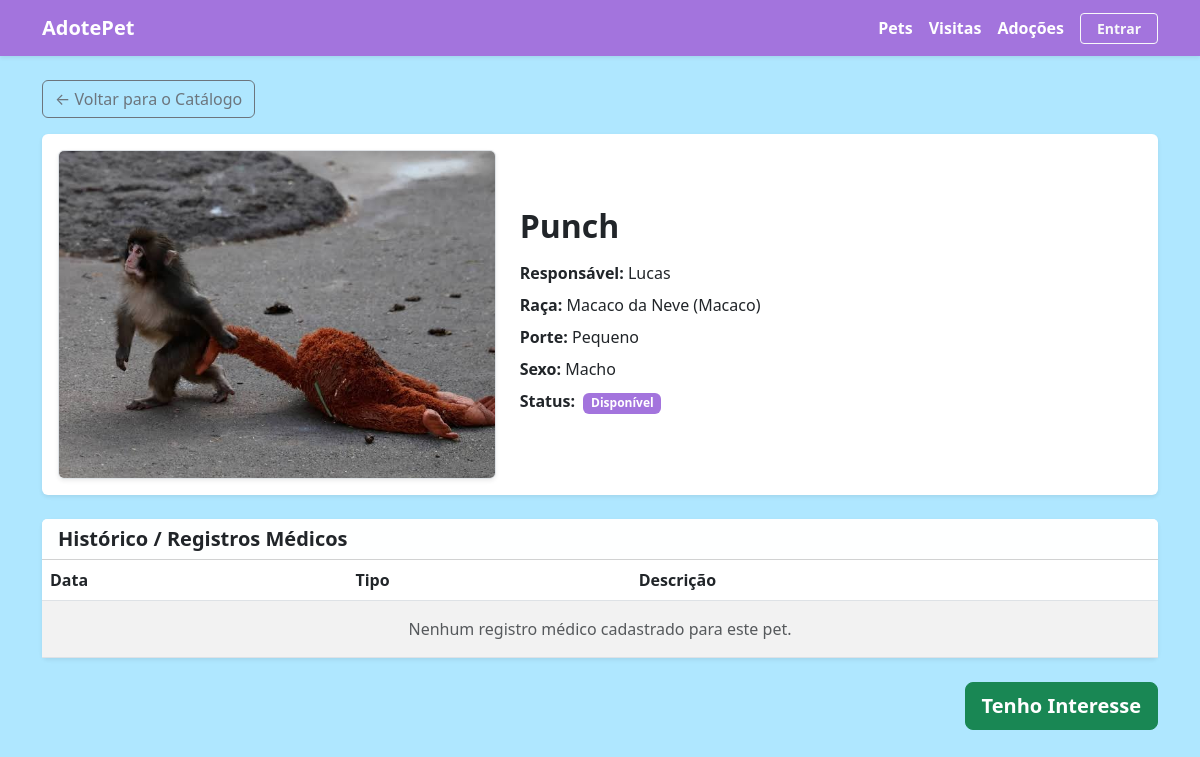
The app's page /pets/107/ with its own data.
### pets/models.py (models this page shows, shortened)
class Pet(models.Model):
    nome= models.CharField(max_length=100)
    cor = models.CharField(max_length=50)
    data_nascimento = models.DateField(null=True, blank=True)
    sexo = models.CharField(max_length=1, choices=SEXOS)
    porte = models.CharField(max_length=1, choices=PORTES)
    peso = models.DecimalField(max_digits=5,decimal_places=2, null=True, blank=True)
    status = models.CharField(max_length=1, choices=STATUS_ADOÇAO, default='D')
    raca = models.ForeignKey(Raca, on_delete=models.PROTECT, related_name="pets")
    responsavel = models.ForeignKey(settings.AUTH_USER_MODEL, on_delete=models.PROTECT, related_name="pets")
    foto = models.ImageField(upload_to='pets/', null= True, blank=True)  # Definido assim temporariamente
    class Meta:
            verbose_name= "Pet"
            verbose_name_plural= "Pets"
            ordering= ["nome"]

class Raca(models.Model):
    nome=models.CharField(max_length=100)
    especie = models.ForeignKey(
        Especie,on_delete=models.CASCADE,related_name="racas"
    )
    class Meta:
        verbose_name="Raça"
        verbose_name_plural="Raças"
        ordering=["nome"]
        unique_together=("nome","especie")
    def __str__(self):
        return f"{self.nome} ({self.especie.nome})"

class Especie(models.Model):
    nome =models.CharField(max_length=100, unique=True)
    class Meta:
        verbose_name= "Espécie"
        verbose_name_plural= "Espécies"
        ordering = ["nome"]

### usuarios/models.py (models this page shows)
class Usuario(AbstractUser):
    tipo_usuario = models.CharField(max_length=1, choices=TIPOS_USUARIO, default='A')
    telefone = models.CharField(max_length=20)

### pets/views.py (the view)
# urls.py: path('<int:pk>/', views.detalhe_pet, name='detalhe_pet'),
def detalhe_pet(request, pk):
    pet = get_object_or_404(Pet, pk=pk)
    r_medicos = RegistroMedico.objects.filter(pet=pet)
    pode_gerenciar = False
    if request.user.is_authenticated:
        pode_gerenciar = (request.user.tipo_usuario == 'R' and pet.responsavel_id == request.user.pk) or request.user.is_staff
    context = {
        'pet': pet,
        'registros_medicos': r_medicos,
        'pode_gerenciar': pode_gerenciar
    }
    return render(request, 'pets/detalhe_pet.html', context)

### pets/templates/pets/detalhe_pet.html (shortened to what this page needs)
{% extends 'base.html' %}
{% block content %}
<a href="{% url 'lista_pets' %}" class="btn btn-outline-secondary mb-3">&larr; Voltar para o Catálogo</a>
<div class="card shadow-sm border-0 mb-4">
  <div class="card-body">
    <div class="row align-items-center">
      <div class="col-md-5 mb-3 mb-md-0 text-center">
        {% if pet.foto %}
          <img src="{{ pet.foto.url }}"
               class="img-fluid rounded shadow-sm border"
               alt="{{ pet.nome }}"
               style="max-height: 350px; width: 100%; object-fit: cover; object-position: center;">
        {% else %}
          <div class="bg-secondary text-white rounded d-flex align-items-center justify-content-center shadow-sm" style="height: 280px;">
            <span>Sem Foto Disponível</span>
          </div>
        {% endif %}
      </div>
      <div class="col-md-7">
        <h2 class="fw-bold text-dark mb-3">{{ pet.nome }}</h2>
        <div class="mb-2">
          <strong>Responsável:</strong> {{ pet.responsavel|default:"ONG / Protetor" }}
        </div>
        <div class="mb-2">
          <strong>Raça:</strong> {{ pet.raca|default:"SRD / Não informada" }}
        </div>
        <div class="mb-2">
          <strong>Porte:</strong> {{ pet.get_porte_display|default:pet.porte }}
        </div>
        <div class="mb-2">
          <strong>Sexo:</strong> {{ pet.get_sexo_display|default:pet.sexo }}
        </div>
        <div class="mb-2">
          <strong>Status:</strong>
          <span class="badge bg-custom-primary text-white ms-1">
            {{ pet.get_status_display|default:pet.status }}
          </span>
        </div>
      </div>
    </div>
  </div>
</div>
<div class="card shadow-sm border-0 mb-4">
  <div class="card-header bg-custom-light">
    <h5 class="mb-0 fw-bold">Histórico / Registros Médicos</h5>
  </div>
  <div class="card-body p-0">
    <table class="table table-striped mb-0">
      <thead>
        <tr>
          <th>Data</th>
          <th>Tipo</th>
          <th>Descrição</th>
        </tr>
      </thead>
      <tbody>
        {% for registro in registros_medicos %}
          <tr>
            <td>{{ registro.data|date:"d/m/Y" }}</td>
            <td>{{ registro.tipo }}</td>
            <td>{{ registro.descricao }}</td>
          </tr>
        {% empty %}
          <tr>
            <td colspan="3" class="text-center text-muted p-3">Nenhum registro médico cadastrado para este pet.</td>
          </tr>
        {% endfor %}
      </tbody>
    </table>
  </div>
</div>
<div class="d-flex gap-2 justify-content-end mb-4">
  {% if pode_gerenciar %}
    <a href="{% url 'editar_pet' pet.pk %}" class="btn btn-warning fw-bold">Editar</a>
    <a href="{% url 'remover_pet' pet.pk %}" class="btn btn-danger fw-bold">Remover</a>
  {% elif not user.is_authenticated or user.tipo_usuario == 'A' %}
    <a href="#" class="btn btn-success btn-lg fw-bold">Tenho Interesse</a>
  {% endif %}
</div>
{% endblock %}

### pets/templates/base.html (style rules this page uses)
:root { --cor-principal: #a374dd; --cor-fundo-suave: #feffff; }
body { background-color: #8bdcffae; }
.bg-custom-primary { background-color: var(--cor-principal) !important; }
.bg-custom-light { background-color: var(--cor-fundo-suave) !important; }

### records on screen
Pet: foto (picture), nome "Punch", responsavel "Lucas", raca "Macaco da Neve (Macaco)", porte "Pequeno", sexo "Macho", status "Disponível"
